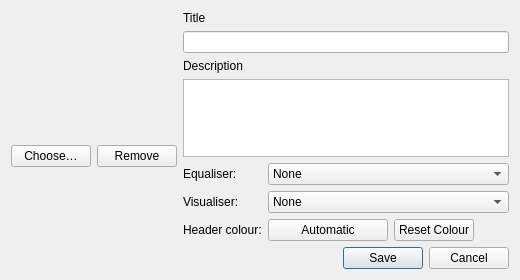
<?xml version="1.0" encoding="UTF-8"?>
<ui version="4.0">
 <class>playlistEditDialog</class>
 <widget class="QDialog" name="playlistEditDialog">
  <property name="geometry">
   <rect>
    <x>0</x>
    <y>0</y>
    <width>520</width>
    <height>280</height>
   </rect>
  </property>
  <property name="windowTitle">
   <string>Edit playlist</string>
  </property>
  <layout class="QVBoxLayout" name="verticalLayout">
   <item>
    <layout class="QHBoxLayout" name="horizontalLayout">
     <item>
      <layout class="QVBoxLayout" name="imageLayout">
       <item>
        <layout class="QHBoxLayout" name="horizontalLayout_2">
         <property name="topMargin">
          <number>0</number>
         </property>
         <item>
          <widget class="QLabel" name="playlistEditImage">
           <property name="minimumSize">
            <size>
             <width>128</width>
             <height>128</height>
            </size>
           </property>
           <property name="maximumSize">
            <size>
             <width>128</width>
             <height>128</height>
            </size>
           </property>
           <property name="toolTip">
            <string>Click to choose an image</string>
           </property>
           <property name="text">
            <string/>
           </property>
           <property name="pixmap">
            <pixmap>../assets/list-music.svg</pixmap>
           </property>
           <property name="scaledContents">
            <bool>true</bool>
           </property>
           <property name="alignment">
            <set>Qt::AlignmentFlag::AlignCenter</set>
           </property>
          </widget>
         </item>
        </layout>
       </item>
       <item>
        <layout class="QHBoxLayout" name="imageButtonsLayout">
         <item>
          <widget class="QPushButton" name="playlistEditChooseImageButton">
           <property name="text">
            <string>Choose…</string>
           </property>
          </widget>
         </item>
         <item>
          <widget class="QPushButton" name="playlistEditRemoveImageButton">
           <property name="text">
            <string>Remove</string>
           </property>
          </widget>
         </item>
        </layout>
       </item>
       <item>
        <spacer name="imageSpacer">
         <property name="orientation">
          <enum>Qt::Orientation::Vertical</enum>
         </property>
         <property name="sizeHint" stdset="0">
          <size>
           <width>20</width>
           <height>10</height>
          </size>
         </property>
        </spacer>
       </item>
      </layout>
     </item>
     <item>
      <layout class="QVBoxLayout" name="textLayout">
       <item>
        <widget class="QLabel" name="playlistEditTitleLabel">
         <property name="text">
          <string>Title</string>
         </property>
         <property name="buddy">
          <cstring>playlistEditTitle</cstring>
         </property>
        </widget>
       </item>
       <item>
        <widget class="QLineEdit" name="playlistEditTitle"/>
       </item>
       <item>
        <widget class="QLabel" name="playlistEditDescriptionLabel">
         <property name="text">
          <string>Description</string>
         </property>
         <property name="buddy">
          <cstring>playlistEditDescription</cstring>
         </property>
        </widget>
       </item>
       <item>
        <widget class="QPlainTextEdit" name="playlistEditDescription">
         <property name="tabChangesFocus">
          <bool>true</bool>
         </property>
        </widget>
       </item>
       <item>
        <layout class="QFormLayout" name="playlistEditPresetsForm">
         <item row="0" column="0">
          <widget class="QLabel" name="playlistEditEqualiserLabel">
           <property name="text">
            <string>Equaliser:</string>
           </property>
           <property name="buddy">
            <cstring>playlistEditEqualiser</cstring>
           </property>
          </widget>
         </item>
         <item row="0" column="1">
          <widget class="QComboBox" name="playlistEditEqualiser">
           <property name="toolTip">
            <string>The equaliser preset used while this playlist plays. A song with its own preset that overrides playlists keeps its own.</string>
           </property>
           <item>
            <property name="text">
             <string>None</string>
            </property>
           </item>
          </widget>
         </item>
         <item row="1" column="0">
          <widget class="QLabel" name="playlistEditVisualiserLabel">
           <property name="text">
            <string>Visualiser:</string>
           </property>
           <property name="buddy">
            <cstring>playlistEditVisualiser</cstring>
           </property>
          </widget>
         </item>
         <item row="1" column="1">
          <widget class="QComboBox" name="playlistEditVisualiser">
           <property name="toolTip">
            <string>The visualiser preset used while this playlist plays. Presets are saved in Settings, Now Playing.</string>
           </property>
           <item>
            <property name="text">
             <string>None</string>
            </property>
           </item>
          </widget>
         </item>
         <item row="2" column="0">
          <widget class="QLabel" name="playlistEditColourLabel">
           <property name="text">
            <string>Header colour:</string>
           </property>
           <property name="buddy">
            <cstring>playlistEditColourButton</cstring>
           </property>
          </widget>
         </item>
         <item row="2" column="1">
          <layout class="QHBoxLayout" name="playlistEditColourRow">
           <item>
            <widget class="QPushButton" name="playlistEditColourButton">
             <property name="minimumSize">
              <size>
               <width>120</width>
               <height>0</height>
              </size>
             </property>
             <property name="toolTip">
              <string>The colour of the box behind the playlist's header. Automatic takes it from the playlist's picture; click to choose your own.</string>
             </property>
             <property name="text">
              <string>Automatic</string>
             </property>
             <property name="autoDefault">
              <bool>false</bool>
             </property>
            </widget>
           </item>
           <item>
            <widget class="QPushButton" name="playlistEditResetColourButton">
             <property name="toolTip">
              <string>Go back to the colour taken from the playlist's picture</string>
             </property>
             <property name="text">
              <string>Reset Colour</string>
             </property>
             <property name="autoDefault">
              <bool>false</bool>
             </property>
            </widget>
           </item>
           <item>
            <spacer name="playlistEditColourSpacer">
             <property name="orientation">
              <enum>Qt::Orientation::Horizontal</enum>
             </property>
             <property name="sizeHint" stdset="0">
              <size>
               <width>10</width>
               <height>10</height>
              </size>
             </property>
            </spacer>
           </item>
          </layout>
         </item>
        </layout>
       </item>
      </layout>
     </item>
    </layout>
   </item>
   <item>
    <widget class="QDialogButtonBox" name="playlistEditButtonBox">
     <property name="orientation">
      <enum>Qt::Orientation::Horizontal</enum>
     </property>
     <property name="standardButtons">
      <set>QDialogButtonBox::StandardButton::Cancel|QDialogButtonBox::StandardButton::Save</set>
     </property>
    </widget>
   </item>
  </layout>
 </widget>
 <tabstops>
  <tabstop>playlistEditTitle</tabstop>
  <tabstop>playlistEditDescription</tabstop>
  <tabstop>playlistEditChooseImageButton</tabstop>
  <tabstop>playlistEditRemoveImageButton</tabstop>
 </tabstops>
 <resources/>
 <connections/>
</ui>
